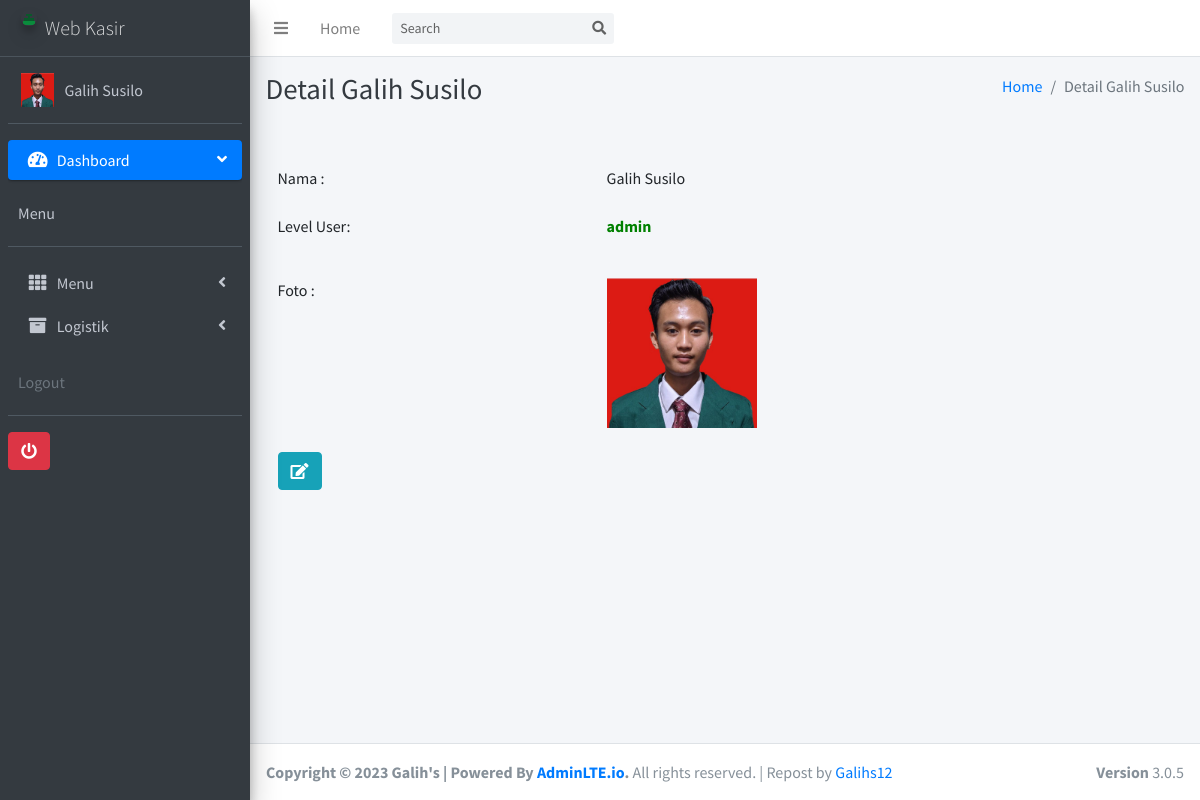
Page /admin/index.php?m=admin&s=detail (signed in) on the committed database.
### tables this page shows
CREATE TABLE `tb_user`  (
  `id` int NOT NULL AUTO_INCREMENT,
  `username` text NOT NULL,
  `password` text NOT NULL,
  `nama` text NOT NULL,
  `level` text NOT NULL,
  `foto` varchar(255) NOT NULL,
  PRIMARY KEY (`id`) USING BTREE
);

### admin/fungsi/fungsi.php (called while the page is built, shortened)
<?php
$koneksi = mysqli_connect('localhost', 'root', '', 'kasir');
function summon_admin()
{
	global $koneksi;
	$id = $_SESSION['idkaskit'];
	return mysqli_query($koneksi, "SELECT * FROM tb_user WHERE id ='$id'");
}
function url()
{
	return $url = "//localhost/galihs_id/vendors/";
}

### admin/modul/admin/detail.php (the view, shortened to what this page needs)
<?php include 'comp/header.php'; ?>
  <div class="content-wrapper">
    <div class="content-header">
      <div class="container-fluid">
        <div class="row mb-2">
          <div class="col-sm-6">
            <h1 class="m-0 text-dark">Detail <?= $key['nama']; ?></h1><br>
          </div>
          <div class="col-sm-6">
            <ol class="breadcrumb float-sm-right">
              <li class="breadcrumb-item"><a href="index.php">Home</a></li>
              <li class="breadcrumb-item active">Detail <?= $key['nama'];?></li>
            </ol>
          </div>
        </div>
      </div>
    </div>
    <section class="content">
      <div class="container-fluid">
        <div class="row">
        	<div class="col-sm-12">
        	<div class="table-responsive">
        		<table class="table table-borderless">
        			<tbody>
        				<tr>
        					<td>Nama : </td>
        					<td><?php echo $key['nama']; ?></td>
        				</tr>
        				<tr>
        					<td>Level User: </td>
        					<td>
        						<?php
        						if ($key['level']=="admin") {
        							echo '<b><p style="color: green;">admin</p></b>';
        						}else if ($key['level']=="kasir") {
        							echo '<b><p style="color: blue;">kasir</p></b>';
        						}
        						 ?>
        					</td>
        					<tr>
        						<td>Foto : </td>
        						<td>
        							<?php
        							if ($key['foto']!= '') {
        								echo '<img src="img/'.$key['foto'].'" data-target="#view_image" data-toggle="modal" height="150">';
        							}else{
        								echo '<img src="img/user_logo.png" height="150">';
        							}
        							 ?>
        						</td>
        					</tr>
        					<tr>
        						<td>
       				<div data-toggle="modal" data-target="#edit-profil<?= $key['id'] ?>">
                  <button type="button" class="btn btn-info datapotensi" data-toggle="tooltip" title="Edit">
                    <i class="fa fa-edit"></i>
                  </button>
                </div>
        						</td>
        					</tr>
        				</tr>
        			</tbody>
        		</table>
        	</div>
        </div>
      </div>
          </section>
           </div>
<?php include 'comp/footer.php'; ?>

### admin/comp/header.php (shortened to what this page needs)
<?php require 'fungsi/fungsi.php'; ?>
<?php foreach (summon_admin() as $key): ?>
<!DOCTYPE html>
<html>
<head>
  <link rel="stylesheet" href="<?= url() ?>plugins/fontawesome-free/css/all.min.css">
  <link rel="stylesheet" href="https://code.ionicframework.com/ionicons/2.0.1/css/ionicons.min.css">
  <link rel="stylesheet" href="<?= url() ?>plugins/tempusdominus-bootstrap-4/css/tempusdominus-bootstrap-4.min.css">
  <link rel="stylesheet" href="<?= url() ?>plugins/icheck-bootstrap/icheck-bootstrap.min.css">
  <link rel="stylesheet" href="<?= url() ?>plugins/jqvmap/jqvmap.min.css">
  <link rel="stylesheet" href="<?= url() ?>dist/css/adminlte.min.css">
  <link rel="stylesheet" href="<?= url() ?>plugins/overlayScrollbars/css/OverlayScrollbars.min.css">
  <link rel="stylesheet" href="<?= url() ?>plugins/daterangepicker/daterangepicker.css">
  <link rel="stylesheet" href="<?= url() ?>plugins/summernote/summernote-bs4.css">
</head>
<body class="hold-transition sidebar-mini layout-fixed">
<div class="wrapper">
  <nav class="main-header navbar navbar-expand navbar-white navbar-light">
    <ul class="navbar-nav">
      <li class="nav-item">
        <a class="nav-link" data-widget="pushmenu" href="#" role="button"><i class="fas fa-bars"></i></a>
      </li>
      <li class="nav-item d-none d-sm-inline-block">
        <a href="index.php" class="nav-link">Home</a>
      </li>
    </ul>
    <form action="" method="POST" class="form-inline ml-3">
      <div class="input-group input-group-sm">
        <input class="form-control form-control-navbar" type="search" name="cari" placeholder="Search" aria-label="Search">
        <div class="input-group-append">
          <button class="btn btn-navbar" name="go" type="submit">
            <i class="fas fa-search"></i>
          </button>
        </div>
      </div>
    </form>
  </nav>
  <aside class="main-sidebar sidebar-dark-primary elevation-4">
    <a href="index.php" class="brand-link">
      <img src="<?= url()?>img/logo_kasir_kita.png" alt="AdminLTE Logo" class="brand-image img-circle elevation-3"
           style="opacity: .8">
      <span class="brand-text font-weight-light">Web Kasir</span>
    </a>
    <div class="sidebar">
      <div class="user-panel mt-3 pb-3 mb-3 d-flex">
        <div class="image">
          <?php
          if ($key['foto']!= '') {
                        echo '<img src="img/'.$key['foto'].'" height="150">';
                      }else{
                        echo '<img src="img/user_logo.png" height="150">';
                      }
           ?>
        </div>
        <div class="info">
          <a href="index.php?m=admin&s=detail" class="d-block" ><?= $key['nama'];?></a>
        </div>
      </div>
      <nav class="mt-2">
        <ul class="nav nav-pills nav-sidebar flex-column" data-widget="treeview" role="menu" data-accordion="false">
          <li class="nav-item has-treeview menu-open">
            <a href="index.php" class="nav-link active">
              <i class="nav-icon fas fa-tachometer-alt"></i>
              <p>
                Dashboard
                <i class="right fas fa-angle-left"></i>
              </p>
            </a>
          <div class="user-panel mt-3 pb-3 mb-3 d-flex">
        <div class="info">
          <a href="#" class="d-block">Menu</a>
        </div>
      </div>
          </li>
          <li class="nav-item has-treeview">
            <a href="#" class="nav-link">
              <i class="nav-icon fas fa-th"></i>
              <p>
                Menu
                <i class="fas fa-angle-left right"></i>
              </p>
            </a>
          </li>
          <li class="nav-item has-treeview">
            <a href="#" class="nav-link">
              <i class="nav-icon fa fa-archive"></i>
              <p>
                Logistik
                <i class="fas fa-angle-left right"></i>
              </p>
            </a>
          </li>
          <div class="user-panel mt-3 pb-3 mb-3 d-flex">
        <div class="info">
          <span class="d-block text-gray">Logout</span>
        </div>
      </div>
      <a href="logout.php"><button class="btn btn-danger"><i class="fa fa-power-off" aria-hidden="true"></i></button></a>
        </ul>
      </nav>
    </div>
  </aside>
  <?php endforeach; ?>

### rows in the picture
tb_user: foto (picture), nama "Galih Susilo"
